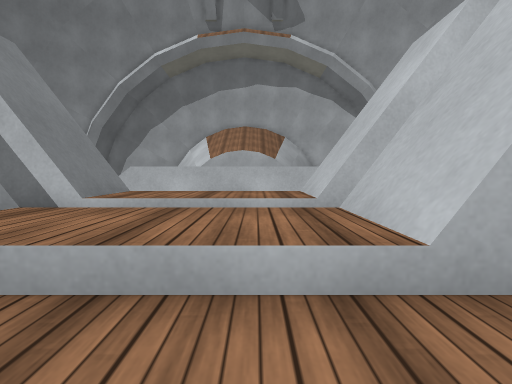
View 1 (above)

17 first-person views from a walk through a Unity game level. The camera is 1.2 m above the floor, tilts 4° down and sees 85° across. The floor is counted in squares, 1 m on a side. Each view is taken from the middle of a square. On the plan, view 1 faces up. The plan holds only what a view shows up to about 13 squares ahead; the rest is blank. The place goes on beyond the plan. Surface patterns are stand-ins for the level's own textures.

View 2
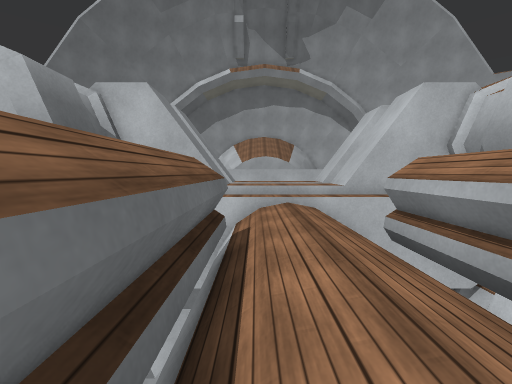

View 3
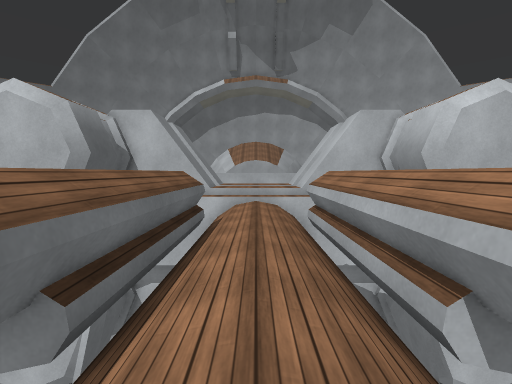

View 4
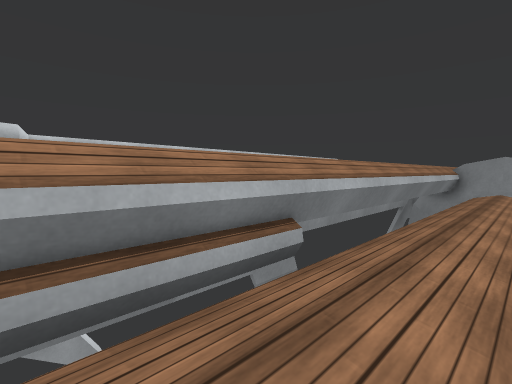

View 5
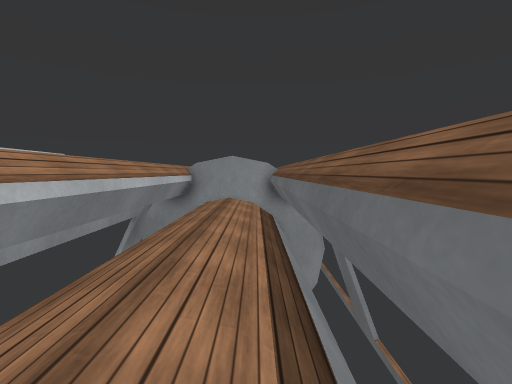

View 6
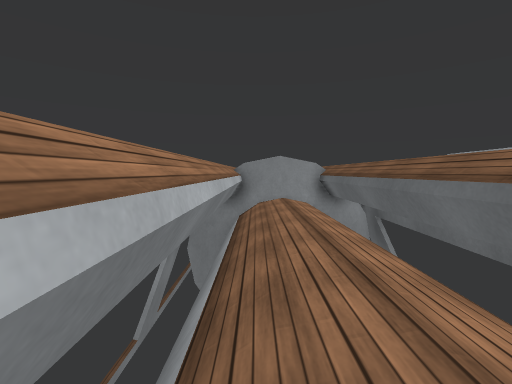

View 7
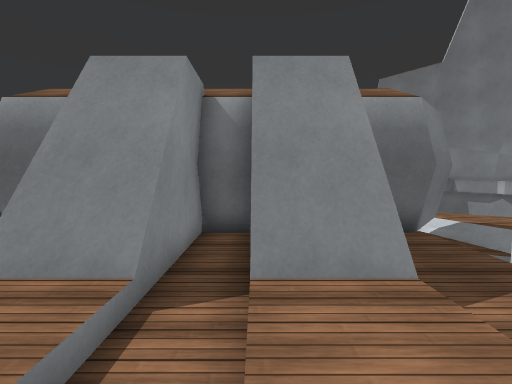

View 8
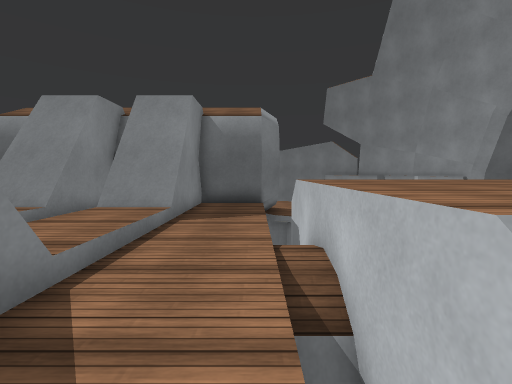

View 9
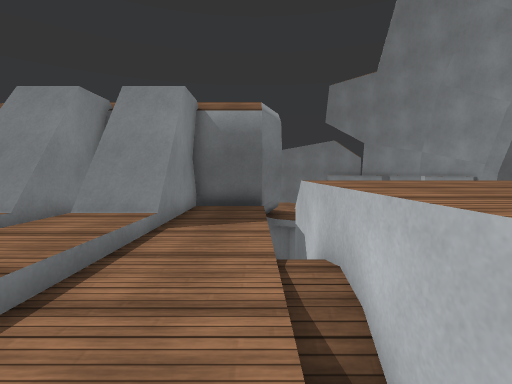

View 10
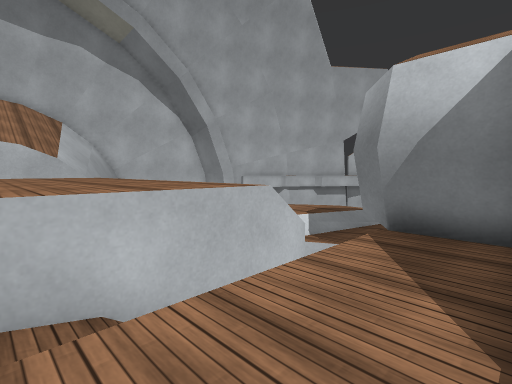

View 11
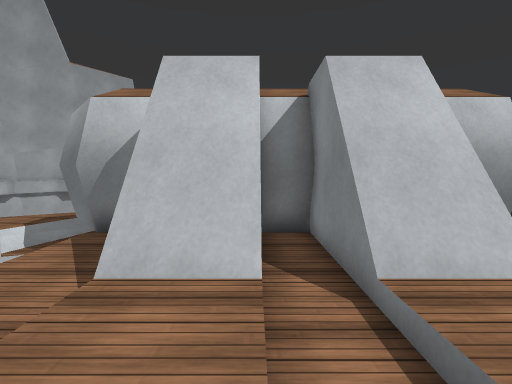

View 12
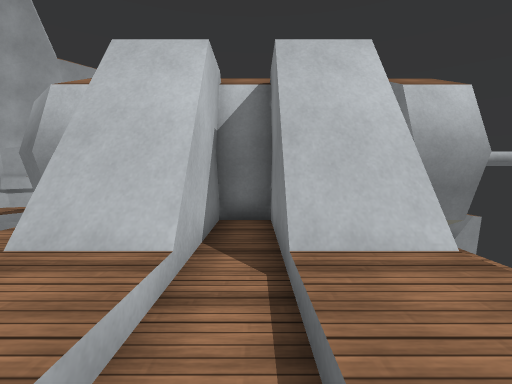

View 13
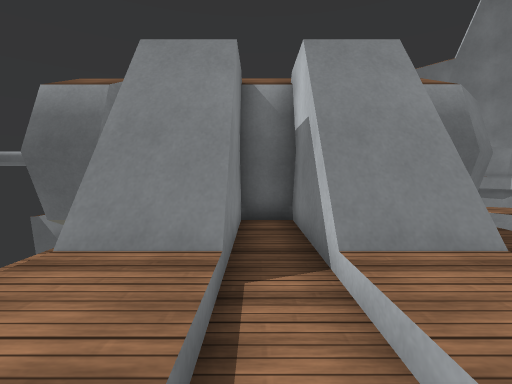

View 14
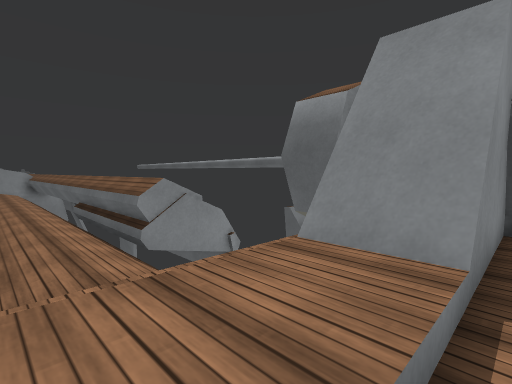

View 15
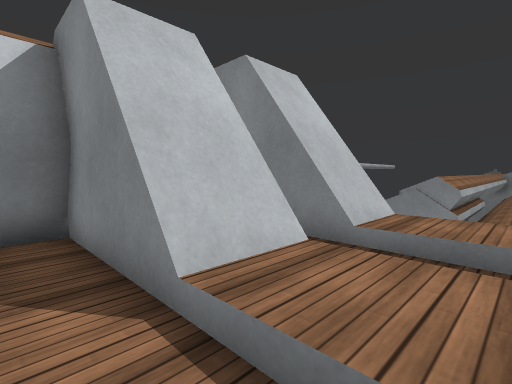

View 16
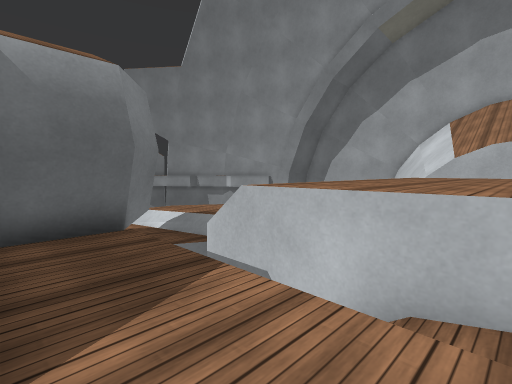

View 17
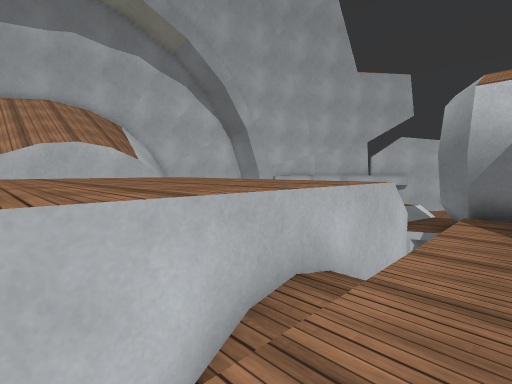

### Floor plan
Key: @ floor where view 1 was taken; # wall or solid block; . main floor; : floor 0.25 m higher than the main floor; - floor 0.25 m lower than the main floor; / step, stairs or slope; = window, fence, low wall or low ledge; ^ raised ledge; v drop or lower ground.
Columns run from 9 left of view 1 to 7 right of it. Each row starts with its distance up from view 1.
 12 ^^^  ^^^^^^^  ^^^
 11 ^^^  ^^^^^^^  ^^^
 10  ## ^^^^^^^^^ ##
  9   #...........#
  8   #...........#
  7   ####/////####
  6     ##=:::=##
  5   ####=///=####
  4   #...........#
  3   ####=:::=####
  2   ####=:::=####
  1   #  ..///..  #
  0   #   v/-@    #
 -1   #   v/-/    #
 -2   #v# v/-/v #v#
 -3    v ^^/-/^^ v
 -4       ^/-/^
 -5    v  ^/-/^
 -6    v  ^/-/^
 -7       ^/-/^
 -8       ^/-/^
 -9       ^/-/^ v
-10       #/-/# vv
-11       #/-/# vv
-12       #/-/# vv
-13       #/-/# v
-14       #/-/# v
-15       #/-/# v
-16     v #/-/# v
-17     v #/-/# v
-18    vv #/-/# vv
-19    vv #/-/# vv
-20    vv #/-/# vv
-21    vv^#####^vv
-22    vv ##### vv
-23    vv       vv

Positions as (right, up) in squares from view 1, and headings:
1: (0, 0), facing up
2: (-2, -8), facing up
3: (-1, -11), facing up
4: (-2, -5), facing down-right
5: (-2, -10), facing down
6: (0, -10), facing down
7: (0, 5), facing left
8: (4, 9), facing left
9: (3, 9), facing left
10: (-1, 7), facing up-right
11: (-2, 5), facing right
12: (-2, 4), facing right
13: (0, 4), facing left
14: (0, 4), facing down-left
15: (-1, 8), facing down-right
16: (-1, 7), facing up-left
17: (-4, 8), facing up-right
